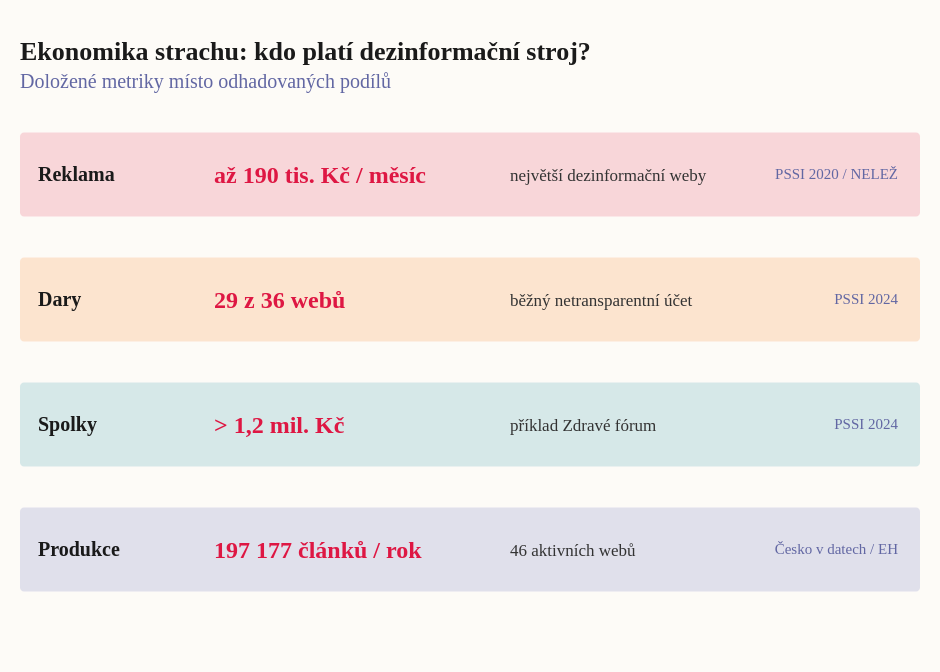

The Vega-Lite source for this figure:
### Vega-Lite specification from a JSON file in a GitHub repository (floating-point values rounded to 4 significant figures)
{"_source": "Zdroje: Česko v datech (20. 9. 2022; data Bezpečnostního centra Evropské hodnoty): 46 aktivních prokremelsky orientovaných dezinformačních webů a 197 177 článků za rok; NELEŽ: dezinformační weby jsou financovány převážně z darů a reklamy, PSSI 2020 odhad až 190 tis. Kč měsíčně pro největší weby; PSSI, Dezinformační aktéři v šedé zóně zákona a etického byznysu, září 2024: 36 webů financovaných dary, 29 z nich (80 %) používalo běžný netransparentní účet; případ Zdravé fórum přes 1,2 mil. Kč.", "$schema": "https://vega.github.io/schema/vega-lite/v5.json", "description": "Ekonomika strachu: doložené zdroje financování a měřítko české dezinformační scény", "width": 450, "height": 250, "padding": {"top": 20, "left": 10, "right": 10, "bottom": 30}, "autosize": {"type": "pad", "resize": true}, "background": "#fdfbf7", "title": {"text": "Ekonomika strachu: kdo platí dezinformační stroj?", "subtitle": "Doložené metriky místo odhadovaných podílů", "font": "Roboto Slab", "fontSize": 13, "fontWeight": "bold", "anchor": "start", "color": "#1a1a1a", "subtitleFont": "Work Sans", "subtitleFontSize": 10, "subtitleColor": "#6267a3", "offset": 10}, "data": {"values": [{"metric": "Reklama", "value": "až 190 tis. Kč / měsíc", "detail": "největší dezinformační weby", "source": "PSSI 2020 / NELEŽ"}, {"metric": "Dary", "value": "29 z 36 webů", "detail": "běžný netransparentní účet", "source": "PSSI 2024"}, {"metric": "Spolky", "value": "> 1,2 mil. Kč", "detail": "příklad Zdravé fórum", "source": "PSSI 2024"}, {"metric": "Produkce", "value": "197 177 článků / rok", "detail": "46 aktivních webů", "source": "Česko v datech / EH"}]}, "layer": [{"mark": {"type": "rect", "height": 42, "cornerRadius": 2}, "encoding": {"y": {"field": "metric", "type": "nominal", "sort": ["Reklama", "Dary", "Spolky", "Produkce"], "axis": null}, "color": {"field": "metric", "type": "nominal", "scale": {"domain": ["Reklama", "Dary", "Spolky", "Produkce"], "range": ["#de1743", "#f76800", "#0e839e", "#4a51ab"]}, "legend": null}, "opacity": {"value": 0.16}}}, {"mark": {"type": "text", "align": "left", "baseline": "middle", "dx": -216, "font": "Work Sans", "fontSize": 10, "fontWeight": "bold", "color": "#1a1a1a"}, "encoding": {"y": {"field": "metric", "type": "nominal", "sort": ["Reklama", "Dary", "Spolky", "Produkce"], "axis": null}, "text": {"field": "metric"}}}, {"mark": {"type": "text", "align": "left", "baseline": "middle", "dx": -128, "font": "Roboto Slab", "fontSize": 12, "fontWeight": "bold", "color": "#de1743"}, "encoding": {"y": {"field": "metric", "type": "nominal", "sort": ["Reklama", "Dary", "Spolky", "Produkce"], "axis": null}, "text": {"field": "value"}}}, {"mark": {"type": "text", "align": "left", "baseline": "middle", "dx": 20, "font": "Work Sans", "fontSize": 8.5, "color": "#333333"}, "encoding": {"y": {"field": "metric", "type": "nominal", "sort": ["Reklama", "Dary", "Spolky", "Produkce"], "axis": null}, "text": {"field": "detail"}}}, {"mark": {"type": "text", "align": "right", "baseline": "middle", "dx": 214, "font": "Work Sans", "fontSize": 7.5, "color": "#6267a3"}, "encoding": {"y": {"field": "metric", "type": "nominal", "sort": ["Reklama", "Dary", "Spolky", "Produkce"], "axis": null}, "text": {"field": "source"}}}], "config": {"view": {"stroke": "transparent"}}}
